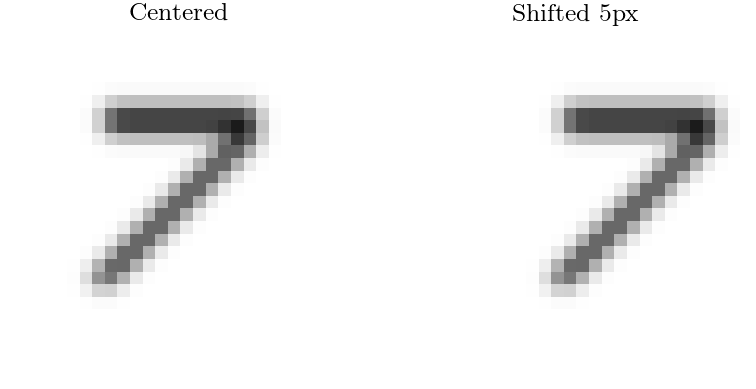

Source code (Python):
"""
Figure showing MNIST digits centered vs shifted.
"""

import matplotlib.pyplot as plt
import numpy as np
from pathlib import Path

# Try to load publication style if available
try:
    plt.style.use(Path("~/.claude/skills/matplotlib-publication/matplotlibrc").expanduser())
except:
    pass

SINGLE_COL = 3.25

np.random.seed(42)

# Create synthetic MNIST-like digit (a "7")
def create_digit_7(size=28):
    img = np.zeros((size, size))
    # Horizontal stroke at top
    img[6:8, 8:20] = 1.0
    # Diagonal stroke
    for i in range(12):
        img[8+i, 18-i:20-i] = 1.0
    # Add some noise/blur effect
    from scipy.ndimage import gaussian_filter
    img = gaussian_filter(img, sigma=0.8)
    return img

# Create the digit
digit = create_digit_7()

# Create shifted version
shift_amount = 5
digit_shifted = np.zeros_like(digit)
digit_shifted[:, shift_amount:] = digit[:, :-shift_amount]

# Create figure
fig, axes = plt.subplots(1, 2, figsize=(SINGLE_COL * 1.2, SINGLE_COL * 0.6))

# Original centered
axes[0].imshow(digit, cmap='gray_r', vmin=0, vmax=1)
axes[0].set_title('Centered', fontsize=9)
axes[0].axis('off')

# Shifted
axes[1].imshow(digit_shifted, cmap='gray_r', vmin=0, vmax=1)
axes[1].set_title('Shifted 5px', fontsize=9)
axes[1].axis('off')

plt.tight_layout()

# Save
output_path = Path(__file__).parent / "mnist_shift.png"
fig.savefig(output_path, dpi=200, bbox_inches='tight', facecolor='white')
fig.savefig(output_path.with_suffix('.pdf'), bbox_inches='tight', facecolor='white')
plt.close()

print(f"Saved {output_path}")
